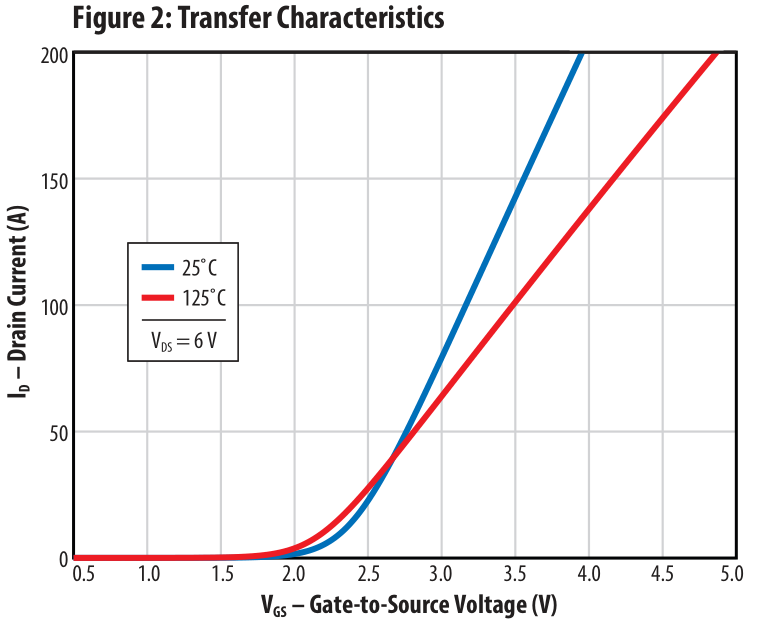
#> input picture pgetdata/1.jpg, 757 x 622 px
$ python -i find_contour.py   (imports and definitions only)
#> lines starting #> are read from the running program, lines starting #| are printed output that depends on the picture; after the words box and inside, x2 and y2 are one past the last pixel; in counts of white or black regions, pixels touching at a corner belong together
#> further down, picture is the input picture: shape (622, 757, 3); mean B, G, R 242.5, 241.8, 243.4
import cv2
import os

def find_box(image):
    # image = _image.copy()
    gray = cv2.cvtColor(image,cv2.COLOR_BGR2GRAY)
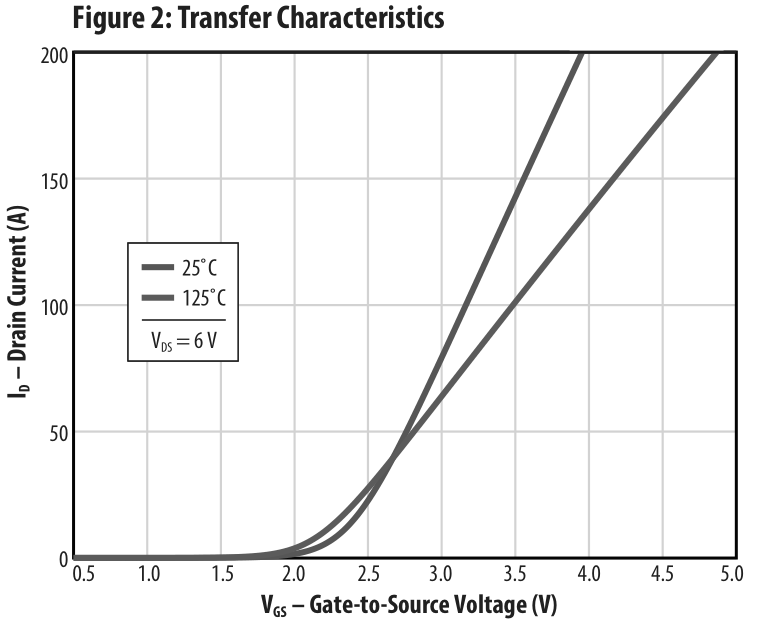
#> gray: shape (622, 757); min 4, max 255, mean 242.3
    thresh = cv2.adaptiveThreshold(gray,255,cv2.ADAPTIVE_THRESH_GAUSSIAN_C, cv2.THRESH_BINARY_INV,51,9)
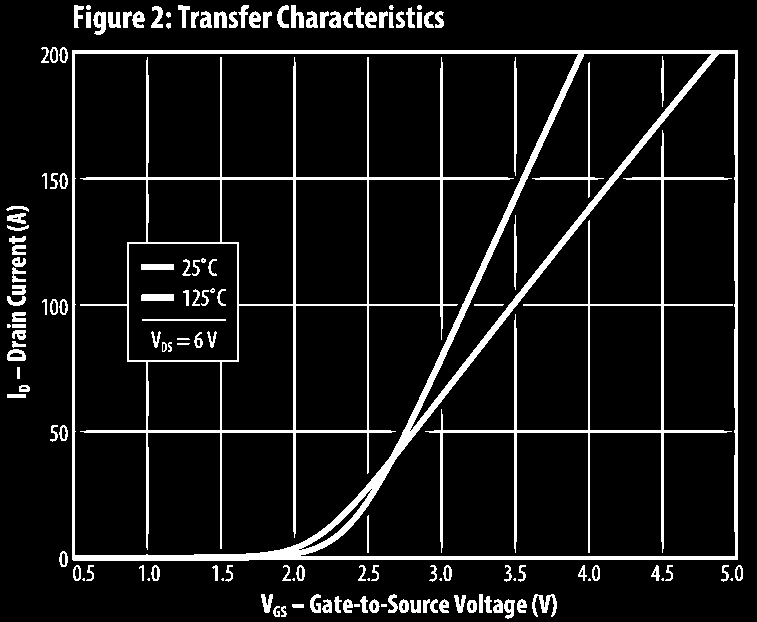
#> thresh: shape (622, 757); 9% white; 149 white regions (16 under 20 px)

    # Fill rectangular contours
    cnts = cv2.findContours(thresh, cv2.RETR_EXTERNAL, cv2.CHAIN_APPROX_SIMPLE)
#> cnts = 122 contours, 19 with area under 20; largest, box (x1, y1, x2, y2) and area: (72, 50, 738, 561) 338661, (93, 11, 106, 35) 197, (532, 594, 557, 617) 190, (7, 349, 26, 361) 171, (291, 5, 304, 28) 155
    cnts = cnts[0] if len(cnts) == 2 else cnts[1]
    for c in cnts:
        cv2.drawContours(thresh, [c], -1, (255,255,255), -1)
#> this loop made 122 passes
#> c on passes 3, 4, 23, 60: [[381, 604], [381, 606], [386, 606], [386, 604]], [[354, 604], [354, 606], [359, 606], [359, 604]], [[479, 594], [479, 612], [482, 612], [482, 594]], [[7, 394], [7, 397], [25, 397], [25, 394]]
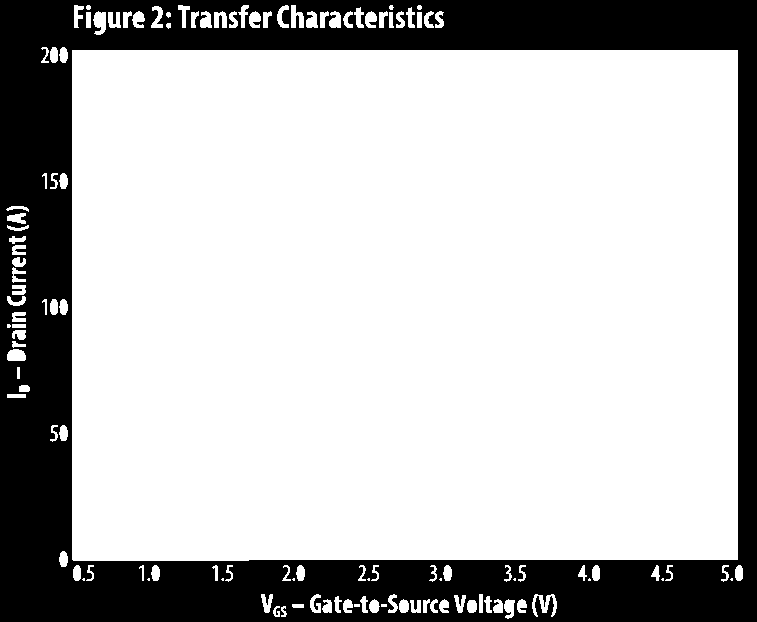
#> thresh: shape (622, 757); 74.4% white; 1 black region, box (x1, y1, x2, y2) and area: (0, 0, 757, 622) 120405

    # Morph open
    kernel = cv2.getStructuringElement(cv2.MORPH_RECT, (9,9))
    opening = cv2.morphologyEx(thresh, cv2.MORPH_OPEN, kernel, iterations=4)
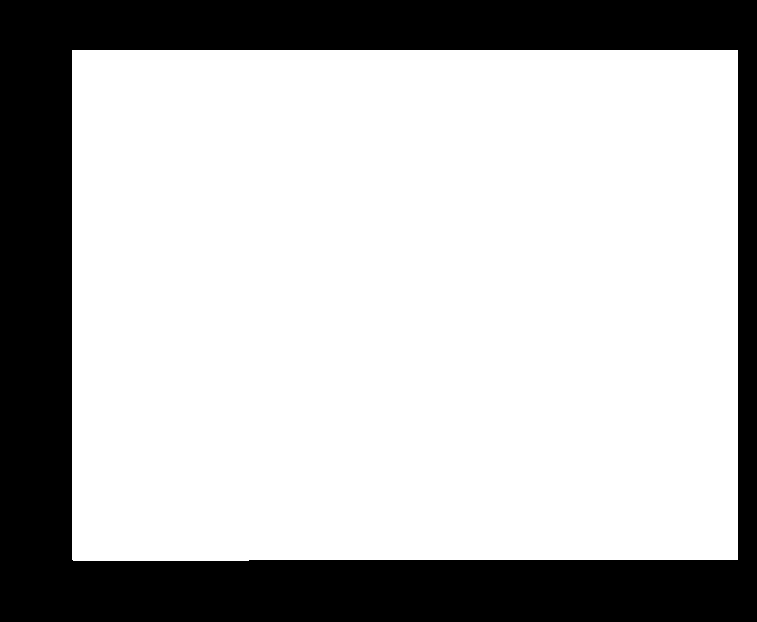
#> opening: shape (622, 757); 72.2% white; 1 black region

    # Draw rectangles
    cnts = cv2.findContours(opening, cv2.RETR_EXTERNAL, cv2.CHAIN_APPROX_SIMPLE)
#> cnts = 1 contour; box (x1, y1, x2, y2) and area: (72, 50, 738, 561) 338661
    cnts = cnts[0] if len(cnts) == 2 else cnts[1]
#> cnts = 1 item
    print(len(cnts))
#| 1
    for c in cnts:
        x,y,w,h = cv2.boundingRect(c)
        cv2.rectangle(image, (x, y), (x + w, y + h), (36,255,12), 1)
        return [x,y,w,h]
#> this loop made 1 pass
#> (x, y, w, h) on pass 1: (72, 50, 666, 511)
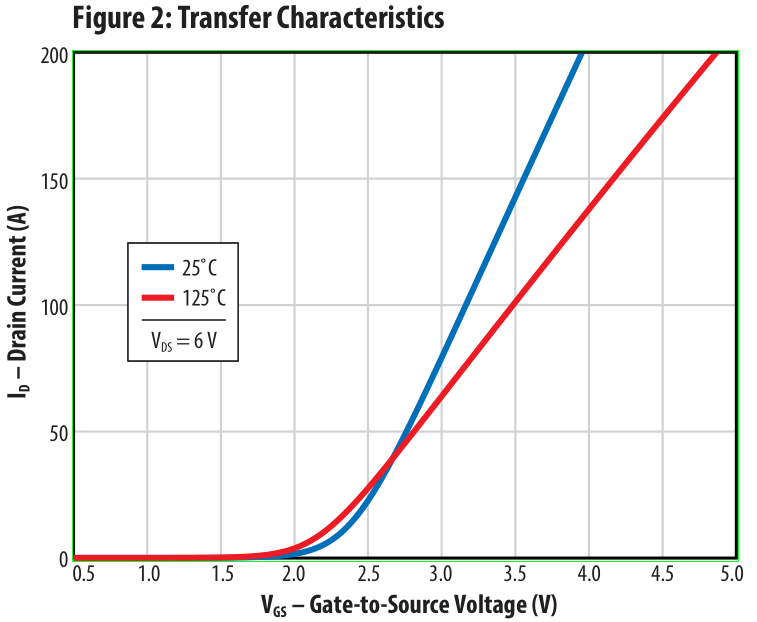
#> image: shape (622, 757, 3); 0.5% of pixels changed, all inside (x1, y1, x2, y2) = (72, 50, 739, 562)

>>> import cv2
>>> picture = cv2.imread('1.jpg')
>>> result = find_box(picture)
#> result = [72, 50, 666, 511]

$ run again, on pgetdata/2.jpg
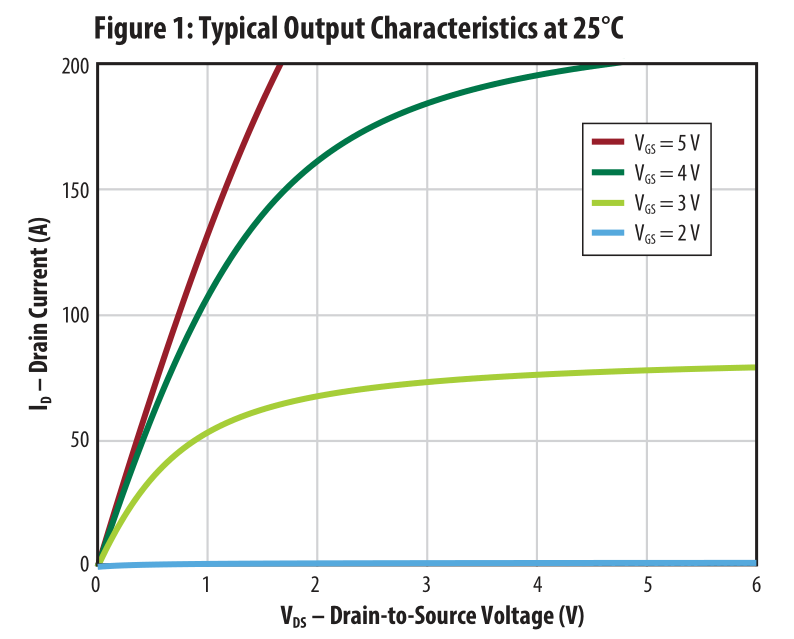
#> input picture pgetdata/2.jpg, 794 x 639 px
#> picture is the input picture: shape (639, 794, 3); mean B, G, R 242, 243.2, 241.9
#> in find_box, `thresh = cv2.adaptiveThreshold(gray,255,cv2.ADAPTIVE_THRESH_GAUSSIAN_C..`:
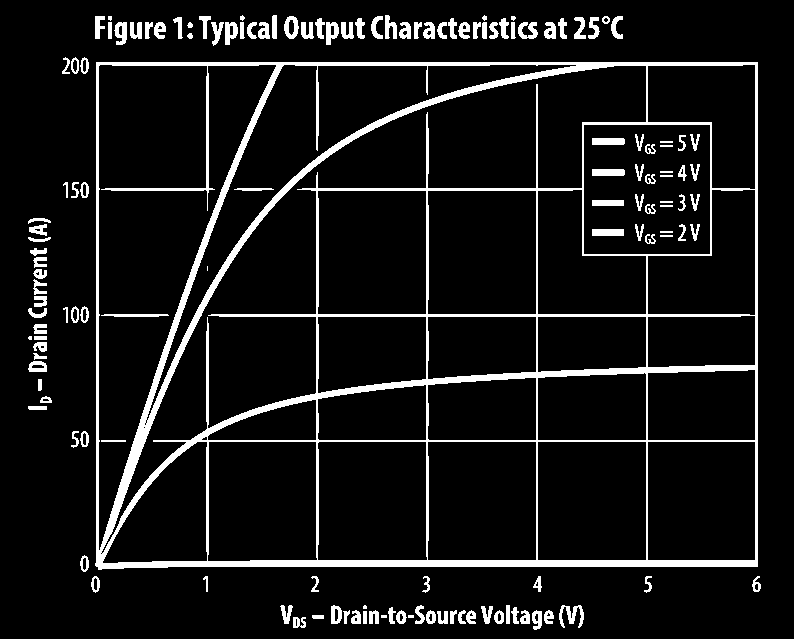
#> thresh: shape (639, 794); 8.9% white; 143 white regions (7 under 20 px)
#> in find_box, `cnts = cv2.findContours(thresh, cv2.RETR_EXTERNAL, cv2.CHAIN_APPROX_SI..`: cnts = 111 contours, 11 with area under 20; largest, box (x1, y1, x2, y2) and area: (95, 62, 758, 570) 333246, (284, 16, 299, 39) 241, (114, 22, 127, 45) 197, (326, 22, 339, 45) 196, (225, 22, 238, 45) 196
#> the loop in find_box, `for c in cnts:` made 111 passes
#> c on passes 2, 3, 6, 23, 44: [[408, 615], [408, 617], [413, 617], [413, 615]], [[381, 615], [381, 617], [386, 617], [386, 615]], [[363, 611], [363, 623], [366, 623], [366, 611]], [[506, 605], [506, 623], [509, 623], [509, 605]], [[34, 336], [34, 339], [46, 339], [46, 336]]
#> opening: shape (639, 794); 65.9% white; 1 black region
#> in find_box, `cnts = cv2.findContours(opening, cv2.RETR_EXTERNAL, cv2.CHAIN_APPROX_S..`: cnts = 1 contour; box (x1, y1, x2, y2) and area: (96, 62, 758, 568) 333214
#> in find_box, `cnts = cnts[0] if len(cnts) == 2 else cnts[1]`: cnts = 1 item
#| 1
#> the loop in find_box, `for c in cnts:` made 1 pass
#> (x, y, w, h) on pass 1: (96, 62, 662, 506)
#> after the loop in find_box, `for c in cnts:`:
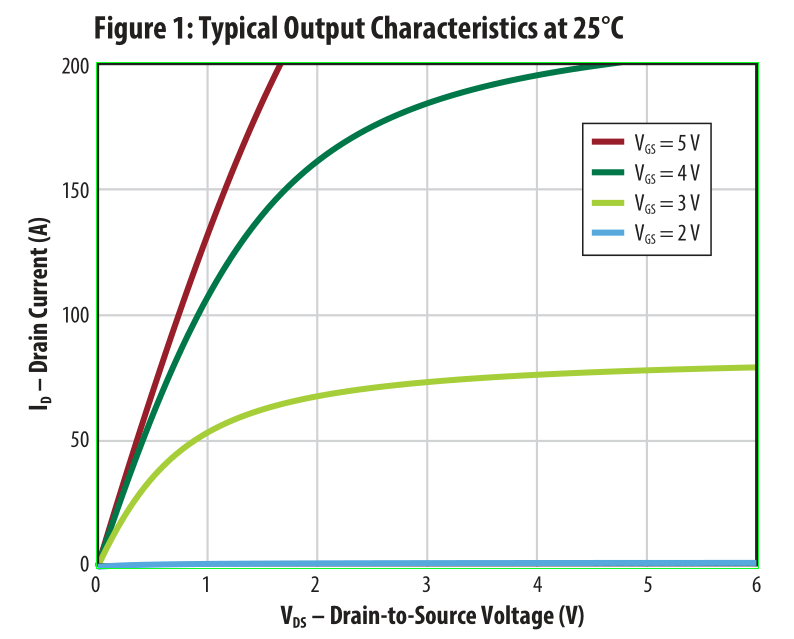
#> image: shape (639, 794, 3); 0.46% of pixels changed, all inside (x1, y1, x2, y2) = (96, 62, 759, 569)
#> result = [96, 62, 662, 506]
